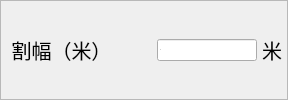
               <widget class="QFrame" name="VehicleFrame1_3">
                <property name="font">
                 <font>
                  <pointsize>10</pointsize>
                 </font>
                </property>
                <property name="styleSheet">
                 <string notr="true"/>
                </property>
                <property name="frameShape">
                 <enum>QFrame::StyledPanel</enum>
                </property>
                <property name="frameShadow">
                 <enum>QFrame::Raised</enum>
                </property>
                <layout class="QGridLayout" name="gridLayout_30">
                 <property name="leftMargin">
                  <number>5</number>
                 </property>
                 <property name="topMargin">
                  <number>5</number>
                 </property>
                 <property name="rightMargin">
                  <number>5</number>
                 </property>
                 <property name="bottomMargin">
                  <number>5</number>
                 </property>
                 <property name="spacing">
                  <number>5</number>
                 </property>
                 <item row="0" column="0">
                  <layout class="QHBoxLayout" name="horizontalLayout_55">
                   <item>
                    <widget class="QLabel" name="VehicleFrame1_label1_3">
                     <property name="font">
                      <font>
                       <pointsize>15</pointsize>
                      </font>
                     </property>
                     <property name="styleSheet">
                      <string notr="true"/>
                     </property>
                     <property name="text">
                      <string> 割幅（米）</string>
                     </property>
                    </widget>
                   </item>
                   <item>
                    <spacer name="horizontalSpacer_24">
                     <property name="orientation">
                      <enum>Qt::Horizontal</enum>
                     </property>
                     <property name="sizeHint" stdset="0">
                      <size>
                       <width>40</width>
                       <height>20</height>
                      </size>
                     </property>
                    </spacer>
                   </item>
                   <item>
                    <widget class="QLineEdit" name="lineEdit_tCutWidth">
                     <property name="minimumSize">
                      <size>
                       <width>100</width>
                       <height>0</height>
                      </size>
                     </property>
                     <property name="maximumSize">
                      <size>
                       <width>100</width>
                       <height>16777215</height>
                      </size>
                     </property>
                     <property name="font">
                      <font>
                       <pointsize>-1</pointsize>
                      </font>
                     </property>
                     <property name="text">
                      <string>4</string>
                     </property>
                    </widget>
                   </item>
                   <item>
                    <widget class="QLabel" name="VehicleFrame1_label2_3">
                     <property name="font">
                      <font>
                       <pointsize>15</pointsize>
                      </font>
                     </property>
                     <property name="text">
                      <string>米</string>
                     </property>
                    </widget>
                   </item>
                  </layout>
                 </item>
                </layout>
               </widget>
